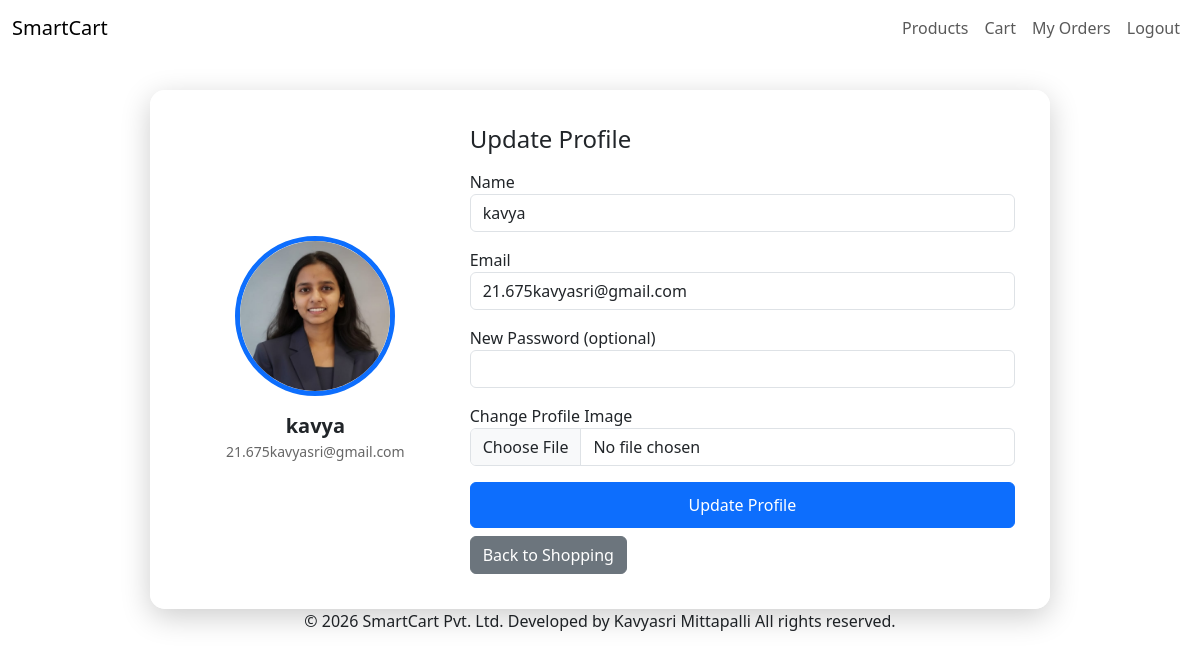
/user/profile (signed in), run on the app's committed database.
### tables this page shows
CREATE TABLE users (
    user_id INTEGER PRIMARY KEY AUTOINCREMENT,
    name TEXT,
    email TEXT UNIQUE,
    password TEXT,
    profile_image TEXT
);

### app.py (the view)
@app.route('/user/profile', methods=['GET'])
def user_profile():
    if 'user_id' not in session:
        flash("Please login!", "danger")
        return redirect('/login')
    user_id = session['user_id']
    conn = get_db_connection()
    cursor = conn.cursor()
    cursor.execute("SELECT * FROM users WHERE user_id = ?", (user_id,))
    user = cursor.fetchone()
    cursor.close()
    conn.close()
    return render_template("user/user_profile.html", user=user)

### app.py (called while the page is built)
def get_db_connection():
    conn = sqlite3.connect(DATABASE)
    conn.row_factory = sqlite3.Row
    return conn

### templates/user/user_profile.html (shortened to what this page needs)
<!DOCTYPE html>
<html lang="en">
<head>
    <link href="https://cdn.jsdelivr.net/npm/bootstrap@5.3.3/dist/css/bootstrap.min.css" rel="stylesheet">
    <link rel="stylesheet" href="{{ url_for('static', filename='css/user_style.css') }}">
</head>
<body>
<nav class="navbar navbar-expand-lg navbar-custom fixed-top">
<div class="container-fluid">
<a class="navbar-brand" href="/user/products">SmartCart</a>
<div class="collapse navbar-collapse justify-content-end" id="navbarMenu">
<ul class="navbar-nav">
<li class="nav-item"><a href="/user/products" class="nav-link">Products</a></li>
<li class="nav-item"><a href="/user/cart" class="nav-link">Cart</a></li>
<li class="nav-item"><a href="/user/my-orders" class="nav-link">My Orders</a></li>
<li class="nav-item"><a href="/user-logout" class="nav-link logout">Logout</a></li>
</ul>
</div>
</div>
</nav>
<div class="container">
    <div class="profile-card">
        <div class="row align-items-center">
            <div class="col-md-4 profile-left">
                {% if user.profile_image %}
                    <img src="{{ url_for('static', filename='uploads/user_profiles/' + user.profile_image) }}">
                {% else %}
                    <img src="{{ url_for('static', filename='images/default.png') }}">
                {% endif %}
                <div class="profile-name">{{ user.name }}</div>
                <div class="profile-email">{{ user.email }}</div>
            </div>
            <div class="col-md-8">
                <h4 class="mb-3">Update Profile</h4>
                <form method="POST" action="/user/profile" enctype="multipart/form-data">
                    <div class="mb-3">
                        <label>Name</label>
                        <input type="text" name="name" class="form-control" value="{{ user.name }}">
                    </div>
                    <div class="mb-3">
                        <label>Email</label>
                        <input type="email" name="email" class="form-control" value="{{ user.email }}">
                    </div>
                    <div class="mb-3">
                        <label>New Password (optional)</label>
                        <input type="password" name="password" class="form-control">
                    </div>
                    <div class="mb-3">
                        <label>Change Profile Image</label>
                        <input type="file" name="profile_image" class="form-control">
                    </div>
                    <button class="btn btn-primary btn-update">Update Profile</button>
                    <a href="/user/products" class="btn btn-secondary mt-2">Back to Shopping</a>
                </form>
            </div>
        </div>
    </div>
</div>
<footer class="footer text-center"> © 2026 SmartCart Pvt. Ltd.
Developed by Kavyasri Mittapalli
All rights reserved.
</footer>
</body>
</html>

### static/css/user_style.css (style rules this page uses)
body { background: url("../images/cart9.avif") no-repeat center center fixed; background-size: cover; margin: 0; padding: 0; }

### data on the page
users: profile_image (picture), name "kavya", email "21.675kavyasri@gmail.com"
